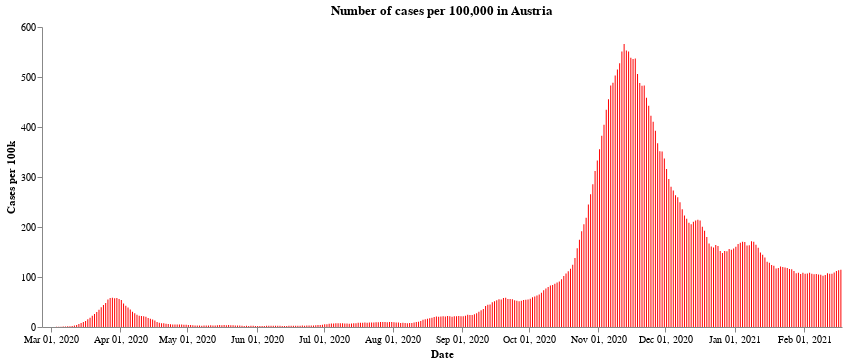

The code cell stored with this chart in its notebook:
### Markdown cell above
First we have the number of cases per 100,000 population across the whole of Austria. After a very sharp rise in cases during the end of October and the middle of November, the number of new cases have fallen due to the second lockdown. At the time of writting, the cases seem to have levelled off a little - though the Austrian government announced a third lockdown lasting a month starting from the 26th of December, in the expectation that cases will continue to rise over the festive period.

### Code cell
#collapse
import altair as alt

alt.Chart(all_austria).mark_bar(
    color='red',
    opacity=1,
    size=1
).encode(
    x=alt.X("yearmonthdate(Time):T", axis=alt.Axis(title='Date')),
    y=alt.Y("SiebenTageInzidenzFaelle:Q",
            axis=alt.Axis(title='Cases per 100k')),
).configure_axis(grid=False).configure_view(strokeWidth=0).properties(
    title='Number of cases per 100,000 in Austria', width=800
)

### Figure 1 — Vega-Lite specification as saved in the notebook (floating-point values rounded to 4 significant figures; data arrays with more than 128 entries replaced by an {"elided": "..."} marker saying what was removed)
{"config": {"view": {"continuousWidth": 400, "continuousHeight": 300, "strokeWidth": 0}, "axis": {"grid": false}}, "data": {"name": "data-69a0ded517627b5c5893191b845a1258"}, "mark": {"type": "bar", "color": "red", "opacity": 1, "size": 1}, "encoding": {"x": {"type": "temporal", "axis": {"title": "Date"}, "field": "Time", "timeUnit": "yearmonthdate"}, "y": {"type": "quantitative", "axis": {"title": "Cases per 100k"}, "field": "SiebenTageInzidenzFaelle"}}, "title": "Number of cases per 100,000 in Austria", "width": 800, "$schema": "https://vega.github.io/schema/vega-lite/v4.8.1.json", "datasets": {"data-69a0ded517627b5c5893191b845a1258": {"elided": "358 records"}}}
